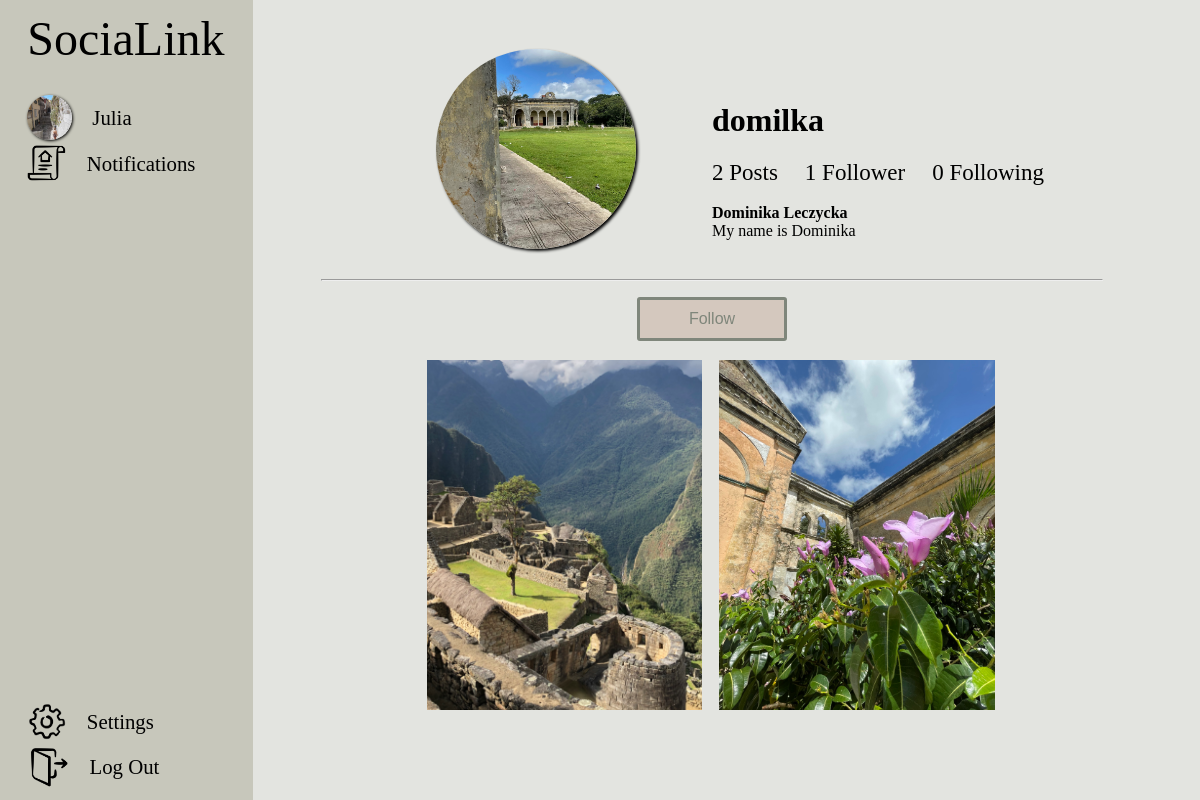
The page /profile/domilka (signed in) on the database its author committed.
### core/models.py (models this page shows, shortened)
class Profile(models.Model):
    user = models.ForeignKey(User, on_delete=models.CASCADE)
    id_user = models.IntegerField()
    bio = models.TextField(blank=True)
    profile_img = models.ImageField(upload_to='profile_photos', default='default_photo.png')
    location = models.CharField(blank = True, max_length=100)
    email = models.CharField(max_length=100)
    name = models.CharField(max_length=20)
    surname = models.CharField(max_length=30)
    phone = models.CharField(max_length=15, blank=True)

class Post(models.Model):
    id = models.CharField(primary_key=True, default=uuid.uuid4 ,max_length=500)
    user = models.CharField(max_length=100)
    image = models.ImageField(upload_to="post_images", blank=True)
    description = models.TextField()
    created_at = models.DateTimeField(default=datetime.now)
    no_of_likes = models.IntegerField(default=0)

### core/views.py (the view)
# urls.py: path('profile/<str:pk>', views.profile, name="profile"),
@login_required(login_url='sign')
def profile(request, pk):
    user_object = User.objects.get(username=pk)
    user_profile = Profile.objects.get(user=user_object)
    user_posts = Post.objects.filter(user=pk)
    no_post = len(user_posts)
    user_logged = Profile.objects.get(user=request.user)
    follower = request.user.username
    user = pk
    if Followers.objects.filter(follower=follower, user=user).first():
        button_text = 'Unfollow'
    else:
        button_text = 'Follow'
    followers = len(Followers.objects.filter(user=pk))
    following = len(Followers.objects.filter(follower=pk))
    return render(request, 'profile.html', {'user_object' : user_object,
    'user_profile': user_profile, 'user_posts': user_posts, 'no_post':no_post,
     'user_logged' : user_logged, 'button_text' : button_text, 'followers': followers,
      'following' : following})

### templates/profile.html (shortened to what this page needs)
{% load static %}
<!DOCTYPE html>
<html lang="en">
<head>
    <link rel="stylesheet" href="{% static 'home_style.css' %}">
    <link rel="stylesheet" href="{% static 'style.css' %}">
    <link rel="stylesheet" href="{% static 'profile_style.css' %}">
</head>
<body>
    <div class="info">
        <div class="logo"><a href='/'>SociaLink</a></div>
        <div class="cont_news">
            <a href="/profile/{{user_logged.user.username}}" class="options" id="photo"><img src="{{user_logged.profile_img.url}}" class="profile_photo1" > &nbsp &nbsp {{user_logged.name}}</a>
            <a href="" class="options" id="news"><img src="{% static 'images/notify.png' %}" width="39.5em"> &nbsp &nbsp Notifications</a>
        </div>
        <div class="cont_options">
            <a href="/setting" class="options" id="settings"><img src="{% static 'images/settong_icon.png' %}" width="39.5em"> &nbsp &nbsp Settings</a>
            <a href="logout" class="options" id="logout"><img src="{% static 'images/log_out_icon.png' %}" width="40em"> &nbsp &nbsp Log Out</a>
        </div>
    </div>
    <div class="container_set">
        <div class="flex add">
            <div class="photo">
                <img src="{{user_profile.profile_img.url}}" class="profile_photo4">
            </div>
            <div class="details">
                <div class="top">
                    <div>
                        <h1>{{user_profile.user.username}}</h1>
                    </div>
                </div>
                <div class="posts">
                    {% if no_post == 0 %}
					<span style="font-size: 23px;">No Post</span>
					{% elif no_post == 1 %}
					<span style="font-size: 23px;">{{no_post}} Post</span>
					{% else %}
					<span style="font-size: 23px;">{{no_post}} Posts</span>
					{% endif %}
                    {% if followers == 0 %}
					<span style="font-size: 23px;">&nbsp &nbsp No Followers</span>
					{% elif followers == 1 %}
					<span style="font-size: 23px;">&nbsp &nbsp {{followers}} Follower</span>
					{% else %}
					<span style="font-size: 23px;">&nbsp &nbsp {{followers}} Followers</span>
					{% endif %}
                    <span style="font-size: 23px;">&nbsp &nbsp {{following}} Following</span>
                </div>
                <br>
                <div>
                    <strong>{{user_profile.name}} {{user_profile.surname}}</strong>
                    <br>
                    {{user_profile.bio}}
                </div>
            </div>
        </div>
        <br>
        <hr style="width:80%;">
        <div style="margin:auto; width:150px; margin-bottom: 0;">
            {% if user.username != user_object.username %}
            <form action="/follow" method="POST">
                <button type="submit" class="button" style="background-color: rgba(212,200,190, 1); border: solid rgba(127,134, 123,1); width:150px; padding: 0; padding-top: 10px; padding-bottom: 10px;">{{button_text}}</button>
            </form>
            {% endif %}
        </div>
        <div class="gallery">
            {% for post in user_posts reversed %}
                <img src="{{post.image.url}}" class="gallery_in">
            {% endfor %}
        </div>
    </div>
</body>
</html>

### static/home_style.css (style rules this page uses)
.button { padding: 1em; margin-top:0.5em; border-radius: 3px; background-color: rgba(227, 228, 224,1); color: rgba(127,134,123,1); cursor: pointer; }
.container_set { position: absolute; min-width: calc(100% - 14em); right: 0; top: 0; z-index: 9; }
.profile_photo1 { object-fit: cover; border-radius: 50%; height: 45px; width: 45px; box-shadow: #000000 1px 1px 3px; }
.flex { display: flex; gap:5px; align-items: center; }
.cont_options { position: absolute; bottom: 4%; width: 80%; margin-left: 15%; }
.cont_news { position: relative; width:80%; margin-left: 15%; }
.info { background-color: rgba(199,199,187,1); height: 105%; position: fixed; margin-left: -2%; margin-top: -2%; width: fit-content; z-index: 9; }
.options { position: relative; bottom: 0; height:2em; width: 100%; align-items: center; display: flex; font-size:1.3em; padding: 1%; }
#logout { margin-left: 1%; }

### static/style.css (style rules this page uses)
html { height: 100%; }
body { background-color: rgba(227, 228, 224,1); }
a { text-decoration: none; color: black; cursor: pointer; }
.logo { font-family: 'Brush Script MT', cursive, bold; font-size: 3em; margin: 0.6em; margin-left: 0.9em; text-decoration: black; position: relative; margin-top: 10%; }
.info { background-color: rgba(199,199,187,1); height: 105%; position: fixed; margin-left: -2%; margin-top: -2%; width: fit-content; z-index:15; }
.options { position: relative; bottom: 0; height:2em; width: 100%; align-items: center; display: flex; font-size:1.3em; padding: 1%; }
button { outline: none !important; font-size: medium; border: none; width: auto; overflow: visible; background: transparent; line-height: normal; cursor: pointer; }

### static/profile_style.css (style rules this page uses)
.add { max-width:80%; margin: auto; margin-top: 5%; height: auto; align-items: center; }
.photo { width:20%; margin: auto; }
.profile_photo4 { object-fit: cover; border-radius: 50%; height: 200px; width: 200px; box-shadow: #000000 2px 2px 3px; }
.details { width:50%; height: 28%; }
.top { display: inline-flex; width:100%; margin: auto; margin-top: 5%; height: auto; align-items: center; }
.gallery { min-width:60%; width:60%; margin: auto; margin-top: 2%; height: auto; vertical-align: middle; }
.gallery_in { margin-top: 0%; margin-left: 1.3%; margin-right: 1%; margin-bottom: 2%; object-fit: cover; min-width: 47%; width: 47%; height: 350px; }

### rows shown on the page
Profile: profile_img (picture), name "Julia"
Profile: profile_img (picture), user.username "domilka", name "Dominika", surname "Leczycka", bio "My name is Dominika"
Post: image (picture)
Post: image (picture)

### other values the page prints
{{ no_post }} "2"
{{ followers }} "1"
{{ following }} "0"
{{ button_text }} "Follow"
